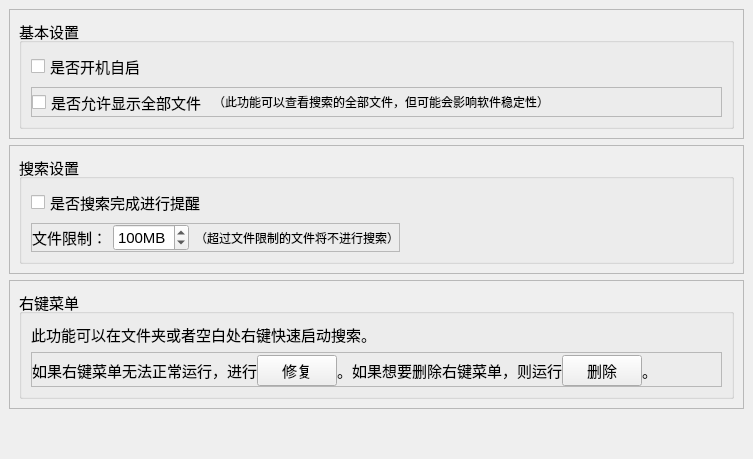
<?xml version="1.0" encoding="UTF-8"?>
<ui version="4.0">
 <class>MainWindow</class>
 <widget class="QMainWindow" name="MainWindow">
  <property name="geometry">
   <rect>
    <x>0</x>
    <y>0</y>
    <width>753</width>
    <height>459</height>
   </rect>
  </property>
  <property name="windowTitle">
   <string>MainWindow</string>
  </property>
  <widget class="QWidget" name="centralwidget">
   <layout class="QVBoxLayout" name="verticalLayout">
    <item alignment="Qt::AlignTop">
     <widget class="QFrame" name="frame_basic">
      <property name="frameShape">
       <enum>QFrame::StyledPanel</enum>
      </property>
      <property name="frameShadow">
       <enum>QFrame::Raised</enum>
      </property>
      <layout class="QHBoxLayout" name="horizontalLayout">
       <item>
        <widget class="QGroupBox" name="groupBox">
         <property name="maximumSize">
          <size>
           <width>16777215</width>
           <height>110</height>
          </size>
         </property>
         <property name="font">
          <font>
           <pointsize>11</pointsize>
          </font>
         </property>
         <property name="title">
          <string>基本设置</string>
         </property>
         <layout class="QVBoxLayout" name="verticalLayout_2">
          <item alignment="Qt::AlignLeft|Qt::AlignTop">
           <widget class="QCheckBox" name="checkBox_auto_run">
            <property name="font">
             <font>
              <pointsize>11</pointsize>
             </font>
            </property>
            <property name="text">
             <string>是否开机自启</string>
            </property>
           </widget>
          </item>
          <item>
           <widget class="QFrame" name="frame_3">
            <property name="frameShape">
             <enum>QFrame::StyledPanel</enum>
            </property>
            <property name="frameShadow">
             <enum>QFrame::Raised</enum>
            </property>
            <layout class="QHBoxLayout" name="horizontalLayout_4">
             <property name="leftMargin">
              <number>0</number>
             </property>
             <property name="topMargin">
              <number>0</number>
             </property>
             <property name="rightMargin">
              <number>0</number>
             </property>
             <property name="bottomMargin">
              <number>0</number>
             </property>
             <item>
              <widget class="QCheckBox" name="checkBox_show_all">
               <property name="font">
                <font>
                 <pointsize>11</pointsize>
                </font>
               </property>
               <property name="text">
                <string>是否允许显示全部文件</string>
               </property>
              </widget>
             </item>
             <item>
              <widget class="QLabel" name="label_7">
               <property name="font">
                <font>
                 <pointsize>9</pointsize>
                </font>
               </property>
               <property name="text">
                <string>（此功能可以查看搜索的全部文件，但可能会影响软件稳定性）</string>
               </property>
              </widget>
             </item>
             <item>
              <spacer name="horizontalSpacer_2">
               <property name="orientation">
                <enum>Qt::Horizontal</enum>
               </property>
               <property name="sizeHint" stdset="0">
                <size>
                 <width>40</width>
                 <height>20</height>
                </size>
               </property>
              </spacer>
             </item>
            </layout>
           </widget>
          </item>
         </layout>
        </widget>
       </item>
      </layout>
     </widget>
    </item>
    <item>
     <widget class="QFrame" name="frame_search">
      <property name="frameShape">
       <enum>QFrame::StyledPanel</enum>
      </property>
      <property name="frameShadow">
       <enum>QFrame::Raised</enum>
      </property>
      <layout class="QVBoxLayout" name="verticalLayout_6">
       <item>
        <widget class="QGroupBox" name="groupBox_3">
         <property name="maximumSize">
          <size>
           <width>16777215</width>
           <height>1677777</height>
          </size>
         </property>
         <property name="font">
          <font>
           <pointsize>11</pointsize>
          </font>
         </property>
         <property name="title">
          <string>搜索设置</string>
         </property>
         <layout class="QVBoxLayout" name="verticalLayout_5">
          <item>
           <widget class="QCheckBox" name="checkBox_remind">
            <property name="font">
             <font>
              <pointsize>11</pointsize>
             </font>
            </property>
            <property name="text">
             <string>是否搜索完成进行提醒</string>
            </property>
           </widget>
          </item>
          <item alignment="Qt::AlignLeft">
           <widget class="QFrame" name="frame">
            <property name="sizePolicy">
             <sizepolicy hsizetype="Expanding" vsizetype="Preferred">
              <horstretch>0</horstretch>
              <verstretch>0</verstretch>
             </sizepolicy>
            </property>
            <property name="minimumSize">
             <size>
              <width>0</width>
              <height>0</height>
             </size>
            </property>
            <property name="frameShape">
             <enum>QFrame::StyledPanel</enum>
            </property>
            <property name="frameShadow">
             <enum>QFrame::Raised</enum>
            </property>
            <layout class="QHBoxLayout" name="horizontalLayout_2">
             <property name="spacing">
              <number>6</number>
             </property>
             <property name="leftMargin">
              <number>0</number>
             </property>
             <property name="topMargin">
              <number>0</number>
             </property>
             <property name="rightMargin">
              <number>0</number>
             </property>
             <property name="bottomMargin">
              <number>0</number>
             </property>
             <item>
              <widget class="QLabel" name="label_3">
               <property name="text">
                <string>文件限制：</string>
               </property>
              </widget>
             </item>
             <item>
              <widget class="QSpinBox" name="spinBox_limit_file_size">
               <property name="minimumSize">
                <size>
                 <width>70</width>
                 <height>0</height>
                </size>
               </property>
               <property name="readOnly">
                <bool>false</bool>
               </property>
               <property name="buttonSymbols">
                <enum>QAbstractSpinBox::UpDownArrows</enum>
               </property>
               <property name="suffix">
                <string>MB</string>
               </property>
               <property name="maximum">
                <number>199</number>
               </property>
               <property name="value">
                <number>100</number>
               </property>
              </widget>
             </item>
             <item>
              <widget class="QLabel" name="label_4">
               <property name="font">
                <font>
                 <pointsize>9</pointsize>
                </font>
               </property>
               <property name="text">
                <string>（超过文件限制的文件将不进行搜索）</string>
               </property>
              </widget>
             </item>
            </layout>
           </widget>
          </item>
         </layout>
        </widget>
       </item>
      </layout>
     </widget>
    </item>
    <item>
     <widget class="QFrame" name="frame_advanced">
      <property name="frameShape">
       <enum>QFrame::StyledPanel</enum>
      </property>
      <property name="frameShadow">
       <enum>QFrame::Raised</enum>
      </property>
      <layout class="QVBoxLayout" name="verticalLayout_4">
       <item>
        <widget class="QGroupBox" name="groupBox_2">
         <property name="maximumSize">
          <size>
           <width>16777215</width>
           <height>110</height>
          </size>
         </property>
         <property name="font">
          <font>
           <pointsize>11</pointsize>
          </font>
         </property>
         <property name="title">
          <string>右键菜单</string>
         </property>
         <layout class="QVBoxLayout" name="verticalLayout_3">
          <item alignment="Qt::AlignTop">
           <widget class="QLabel" name="label">
            <property name="font">
             <font>
              <pointsize>11</pointsize>
             </font>
            </property>
            <property name="text">
             <string>此功能可以在文件夹或者空白处右键快速启动搜索。</string>
            </property>
            <property name="wordWrap">
             <bool>true</bool>
            </property>
           </widget>
          </item>
          <item>
           <widget class="QFrame" name="frame_2">
            <property name="frameShape">
             <enum>QFrame::StyledPanel</enum>
            </property>
            <property name="frameShadow">
             <enum>QFrame::Raised</enum>
            </property>
            <layout class="QHBoxLayout" name="horizontalLayout_3">
             <property name="spacing">
              <number>0</number>
             </property>
             <property name="leftMargin">
              <number>0</number>
             </property>
             <property name="topMargin">
              <number>2</number>
             </property>
             <property name="rightMargin">
              <number>0</number>
             </property>
             <property name="bottomMargin">
              <number>0</number>
             </property>
             <item>
              <widget class="QLabel" name="label_2">
               <property name="text">
                <string>如果右键菜单无法正常运行，进行</string>
               </property>
              </widget>
             </item>
             <item alignment="Qt::AlignLeft">
              <widget class="QPushButton" name="button_fix">
               <property name="text">
                <string>修复</string>
               </property>
              </widget>
             </item>
             <item alignment="Qt::AlignLeft">
              <widget class="QLabel" name="label_5">
               <property name="text">
                <string>。如果想要删除右键菜单，则运行</string>
               </property>
              </widget>
             </item>
             <item alignment="Qt::AlignLeft">
              <widget class="QPushButton" name="button_del">
               <property name="text">
                <string>删除</string>
               </property>
              </widget>
             </item>
             <item>
              <widget class="QLabel" name="label_6">
               <property name="text">
                <string>。</string>
               </property>
              </widget>
             </item>
             <item>
              <spacer name="horizontalSpacer">
               <property name="orientation">
                <enum>Qt::Horizontal</enum>
               </property>
               <property name="sizeHint" stdset="0">
                <size>
                 <width>40</width>
                 <height>20</height>
                </size>
               </property>
              </spacer>
             </item>
            </layout>
           </widget>
          </item>
         </layout>
        </widget>
       </item>
      </layout>
     </widget>
    </item>
    <item>
     <spacer name="verticalSpacer">
      <property name="orientation">
       <enum>Qt::Vertical</enum>
      </property>
      <property name="sizeHint" stdset="0">
       <size>
        <width>20</width>
        <height>40</height>
       </size>
      </property>
     </spacer>
    </item>
   </layout>
  </widget>
 </widget>
 <resources/>
 <connections/>
</ui>
